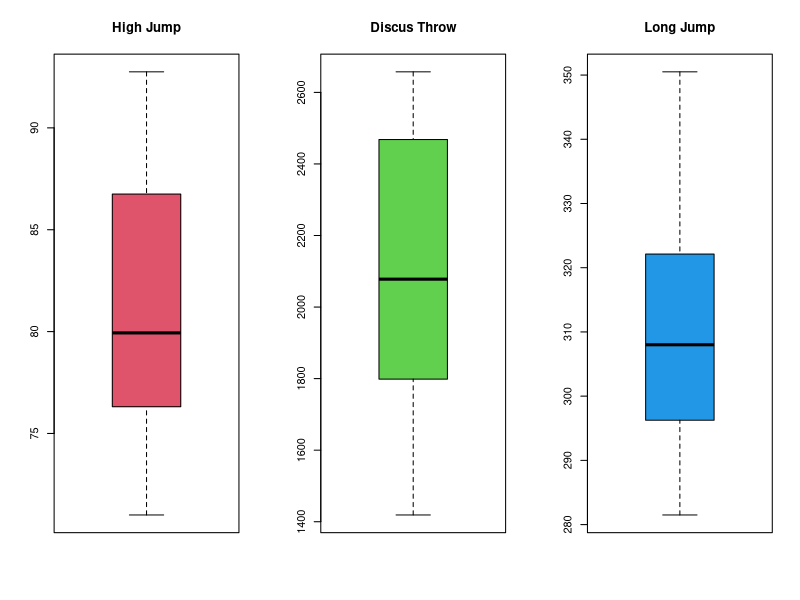
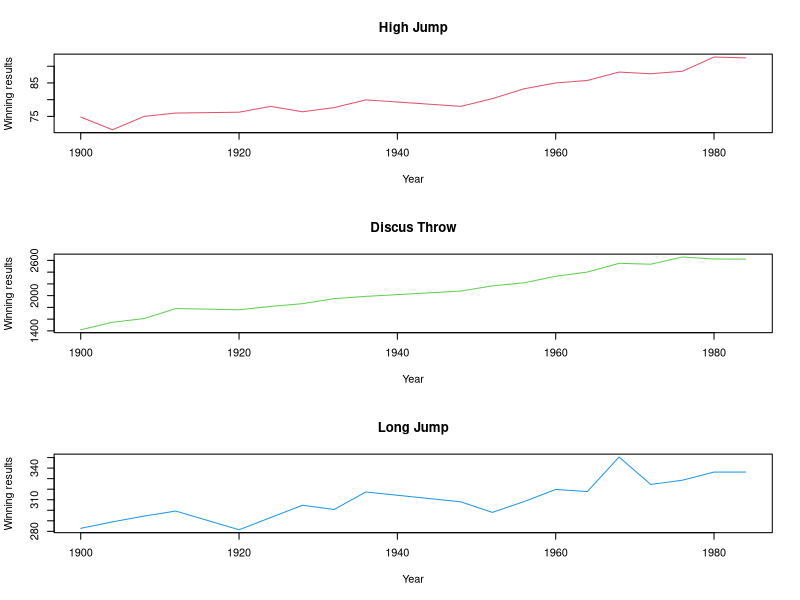
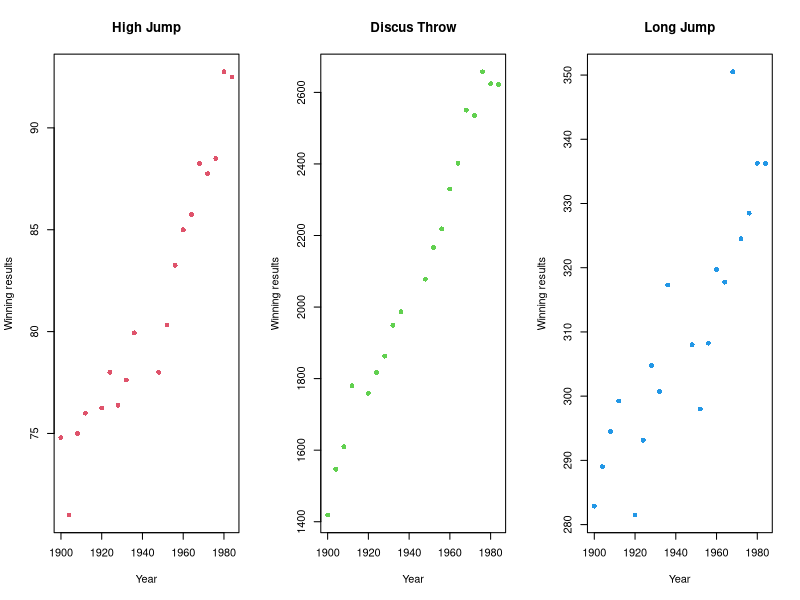
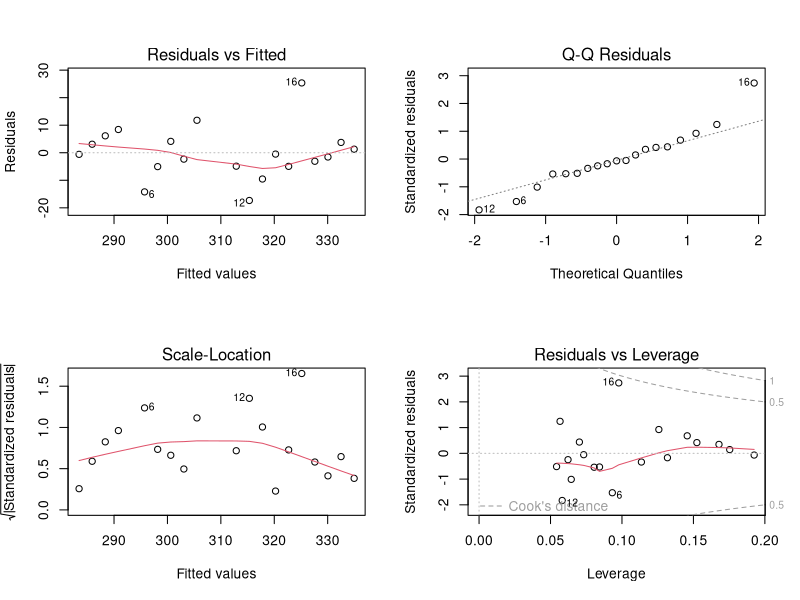
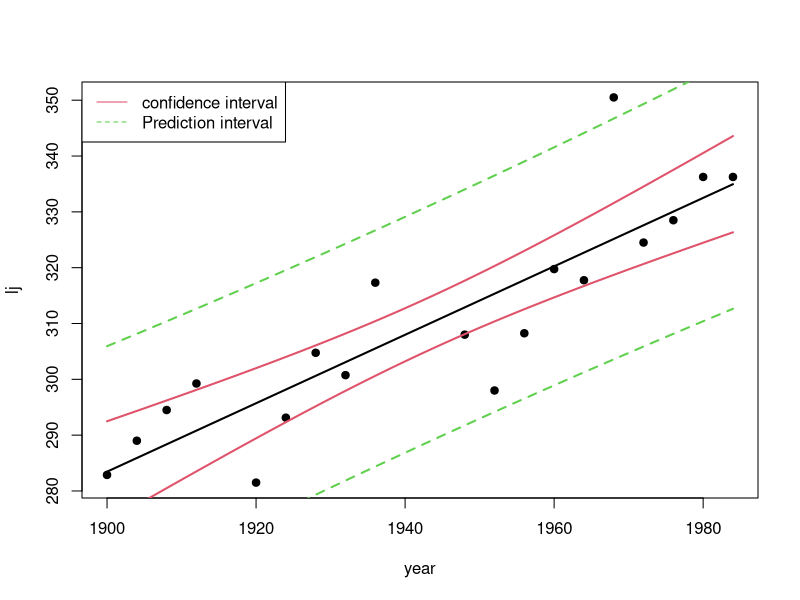
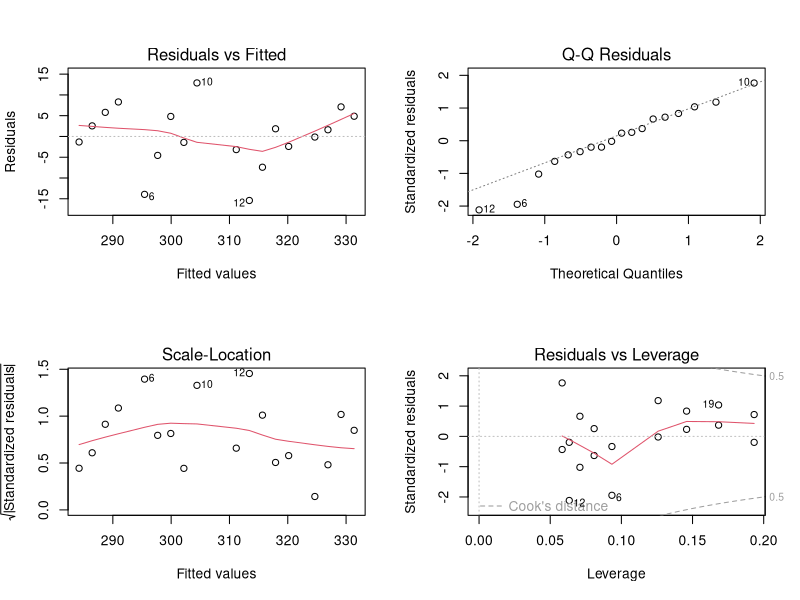
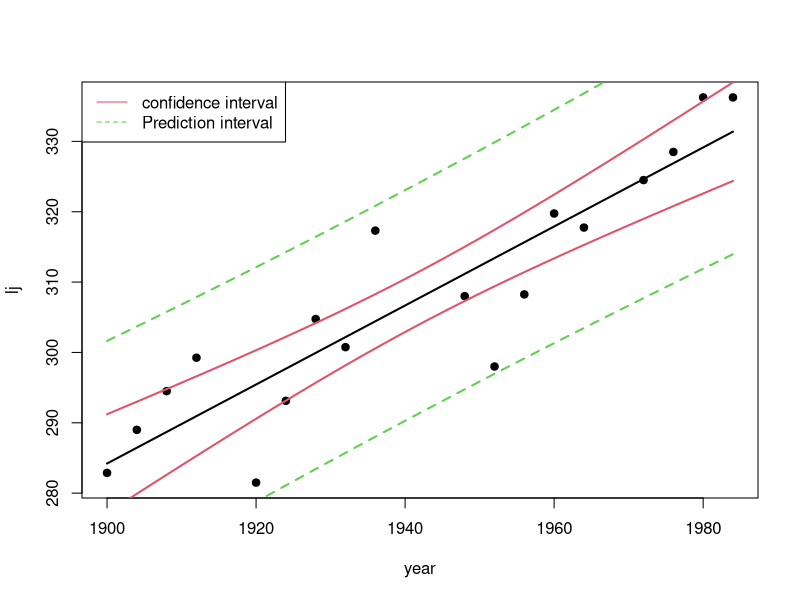

Generate these figures, in order, with R:
## ---- chunk 1
## set working directory
require("knitr")
require("car")
require("ggplot2")
## ---- chunk 2
sport <- read.table("sport.txt", header=TRUE)

# First remove the results from 1896 and change the date to the reference
sport <- sport[-1,]
sport$year <- sport$year+1900
summary(sport)
## ---- chunk 3
# Boxplot
par(mfrow=c(1,3))
boxplot(sport$high.jump, main="High Jump", col=2)
boxplot(sport$Discus.Throw, main="Discus Throw", col=3)
boxplot(sport$long.jump, main="Long Jump", col=4)

# Line plot
par(mfrow=c(3,1))
plot(sport$year, sport$high.jump, type="l", xlab="Year", ylab="Winning results", main="High Jump", col=2)
plot(sport$year, sport$Discus.Throw, type="l", xlab="Year", ylab="Winning results", main="Discus Throw", col=3)
plot(sport$year, sport$long.jump, type="l", xlab="Year", ylab="Winning results", main="Long Jump", col=4)

# Scatter plot
par(mfrow=c(1,3))
plot(sport$year, sport$high.jump, xlab="Year", ylab="Winning results", main="High Jump", col=2, pch=16)
plot(sport$year, sport$Discus.Throw, xlab="Year", ylab="Winning results", main="Discus Throw", col=3, pch=16)
plot(sport$year, sport$long.jump, xlab="Year", ylab="Winning results", main="Long Jump", col=4, pch=16)
## ---- chunk 4
lmLongJump <- lm(sport$long.jump~sport$year, data=sport)

summary(lmLongJump)

par(mfrow = c(2,2))
plot(lmLongJump)
## ---- chunk 5
# Build model again only for long jump
lj <- sport$long.jump
year <- sport$year
lmLongJump <- lm(lj~year, data=sport)

# Plot 95% confidence intervals for the regression line
par(mfrow = c(1,1))
year.new <- seq(min(year), max(year), by=0.1)
#year.new <- c(2004)
pred.sport <- data.frame(year = year.new)
range.pred <- predict(lmLongJump, newdata = pred.sport, interval = "confidence")
plot(lj ~ year, sport, pch = 19)
lines(year.new, range.pred[,1], lw = 2)
lines(year.new, range.pred[,2], col = 2, lw = 2)
lines(year.new, range.pred[,3], col = 2, lw = 2)

# Plot 95% prediction intervals using function matlines
range.pred <- predict(lmLongJump, newdata = pred.sport, interval = "prediction")
matlines(year.new, range.pred[,2:3], lty = 2, col = 3, lw = 2)

# Add legend
legend("topleft", legend = c("confidence interval","Prediction interval"), 
       col = c(2,3), lty = c(1,2))
## ---- chunk 6
# Remove observation
sport2 <- sport[-15,]

# Linear Model
lj <- sport2$long.jump
year <- sport2$year
lmLongJump <- lm(lj~year, data=sport2)

summary(lmLongJump)

par(mfrow = c(2,2))

plot(lmLongJump)
## ---- chunk 7
# Plot 95% confidence intervals for the regression line
par(mfrow = c(1,1))
year.new <- seq(min(year), max(year), by=0.1)
pred.sport <- data.frame(year = year.new)
range.pred <- predict(lmLongJump, newdata = pred.sport, interval = "confidence")
plot(lj ~ year, sport2, pch = 19)
lines(year.new, range.pred[,1], lw = 2)
lines(year.new, range.pred[,2], col = 2, lw = 2)
lines(year.new, range.pred[,3], col = 2, lw = 2)

# Plot 95% prediction intervals using function matlines
range.pred <- predict(lmLongJump, newdata = pred.sport, interval = "prediction")
matlines(year.new, range.pred[,2:3], lty = 2, col = 3, lw = 2)

# Add legend
legend("topleft", legend = c("confidence interval","Prediction interval"), 
       col = c(2,3), lty = c(1,2))
## ---- chunk 8
year.new <- c(2004)
pred.sport <- data.frame(year = year.new)
range.pred <- unname(predict(lmLongJump, newdata = pred.sport))
